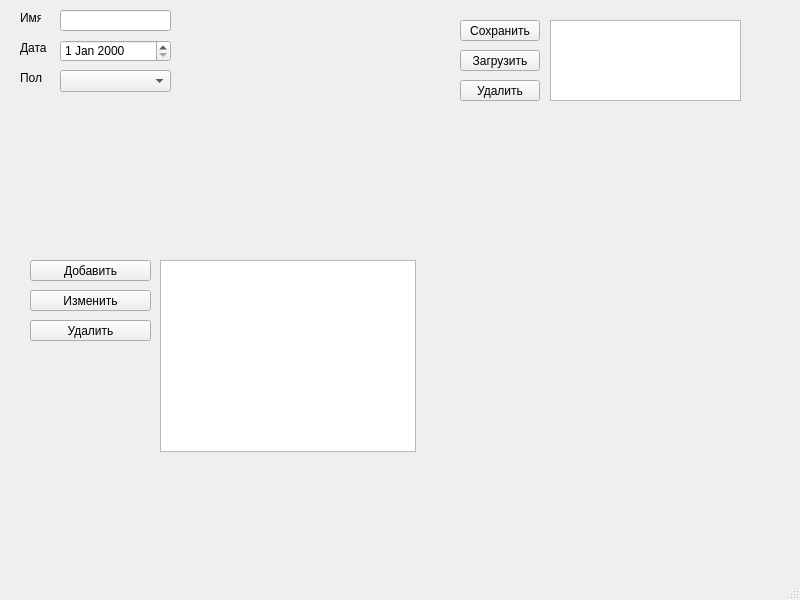
<?xml version="1.0" encoding="UTF-8"?>
<ui version="4.0">
 <class>MainWindow</class>
 <widget class="QMainWindow" name="MainWindow">
  <property name="geometry">
   <rect>
    <x>0</x>
    <y>0</y>
    <width>800</width>
    <height>600</height>
   </rect>
  </property>
  <property name="windowTitle">
   <string>MainWindow</string>
  </property>
  <widget class="QWidget" name="centralwidget">
   <widget class="QPushButton" name="Button_add">
    <property name="geometry">
     <rect>
      <x>30</x>
      <y>260</y>
      <width>121</width>
      <height>21</height>
     </rect>
    </property>
    <property name="text">
     <string>Добавить</string>
    </property>
   </widget>
   <widget class="QPushButton" name="pushButton_2">
    <property name="geometry">
     <rect>
      <x>460</x>
      <y>50</y>
      <width>80</width>
      <height>21</height>
     </rect>
    </property>
    <property name="text">
     <string>Загрузить</string>
    </property>
   </widget>
   <widget class="QPushButton" name="pushButton_3">
    <property name="geometry">
     <rect>
      <x>460</x>
      <y>20</y>
      <width>80</width>
      <height>21</height>
     </rect>
    </property>
    <property name="text">
     <string>Сохранить</string>
    </property>
   </widget>
   <widget class="QPushButton" name="pushButton_4">
    <property name="geometry">
     <rect>
      <x>460</x>
      <y>80</y>
      <width>80</width>
      <height>21</height>
     </rect>
    </property>
    <property name="text">
     <string>Удалить</string>
    </property>
   </widget>
   <widget class="QPushButton" name="Button_delet">
    <property name="geometry">
     <rect>
      <x>30</x>
      <y>320</y>
      <width>121</width>
      <height>21</height>
     </rect>
    </property>
    <property name="text">
     <string>Удалить</string>
    </property>
   </widget>
   <widget class="QListWidget" name="listWidget">
    <property name="geometry">
     <rect>
      <x>160</x>
      <y>260</y>
      <width>256</width>
      <height>192</height>
     </rect>
    </property>
   </widget>
   <widget class="QLineEdit" name="lineEdit_name">
    <property name="geometry">
     <rect>
      <x>60</x>
      <y>10</y>
      <width>111</width>
      <height>21</height>
     </rect>
    </property>
   </widget>
   <widget class="QLabel" name="label">
    <property name="geometry">
     <rect>
      <x>20</x>
      <y>10</y>
      <width>21</width>
      <height>16</height>
     </rect>
    </property>
    <property name="text">
     <string>Имя</string>
    </property>
   </widget>
   <widget class="QDateEdit" name="dateEdit">
    <property name="geometry">
     <rect>
      <x>60</x>
      <y>40</y>
      <width>111</width>
      <height>22</height>
     </rect>
    </property>
   </widget>
   <widget class="QLabel" name="label_2">
    <property name="geometry">
     <rect>
      <x>20</x>
      <y>40</y>
      <width>41</width>
      <height>16</height>
     </rect>
    </property>
    <property name="text">
     <string>Дата</string>
    </property>
   </widget>
   <widget class="QLabel" name="label_3">
    <property name="geometry">
     <rect>
      <x>20</x>
      <y>70</y>
      <width>31</width>
      <height>16</height>
     </rect>
    </property>
    <property name="text">
     <string>Пол</string>
    </property>
   </widget>
   <widget class="QComboBox" name="comboBox_sex">
    <property name="geometry">
     <rect>
      <x>60</x>
      <y>70</y>
      <width>111</width>
      <height>22</height>
     </rect>
    </property>
    <property name="currentText">
     <string/>
    </property>
    <property name="currentIndex">
     <number>-1</number>
    </property>
    <item>
     <property name="text">
      <string>мужской</string>
     </property>
    </item>
    <item>
     <property name="text">
      <string>женский</string>
     </property>
    </item>
   </widget>
   <widget class="QPushButton" name="Button_change">
    <property name="geometry">
     <rect>
      <x>30</x>
      <y>290</y>
      <width>121</width>
      <height>21</height>
     </rect>
    </property>
    <property name="text">
     <string>Изменить</string>
    </property>
   </widget>
   <widget class="QListWidget" name="listWidget_2">
    <property name="geometry">
     <rect>
      <x>550</x>
      <y>20</y>
      <width>191</width>
      <height>81</height>
     </rect>
    </property>
   </widget>
  </widget>
  <widget class="QMenuBar" name="menubar">
   <property name="geometry">
    <rect>
     <x>0</x>
     <y>0</y>
     <width>800</width>
     <height>20</height>
    </rect>
   </property>
  </widget>
  <widget class="QStatusBar" name="statusbar"/>
 </widget>
 <resources/>
 <connections/>
</ui>
